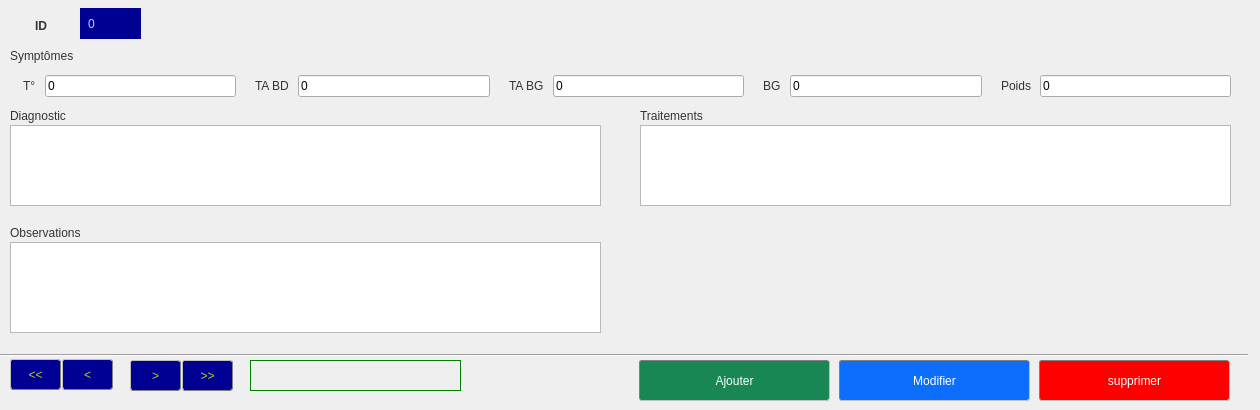
       <widget class="QWidget" name="saisie_diagnostic_tab">
        <attribute name="title">
         <string>Diagnostic</string>
        </attribute>
        <widget class="QLabel" name="symptom_lbl">
         <property name="geometry">
          <rect>
           <x>10</x>
           <y>45</y>
           <width>161</width>
           <height>21</height>
          </rect>
         </property>
         <property name="styleSheet">
          <string notr="true">font: 12pt &quot;Century Gothic&quot;;
color: rgb(51, 51, 51);</string>
         </property>
         <property name="text">
          <string>Symptômes</string>
         </property>
        </widget>
        <widget class="QWidget" name="horizontalLayoutWidget_2">
         <property name="geometry">
          <rect>
           <x>10</x>
           <y>65</y>
           <width>1221</width>
           <height>42</height>
          </rect>
         </property>
         <layout class="QHBoxLayout" name="horizontalLayout_2">
          <item>
           <widget class="QLabel" name="temp_lbl">
            <property name="styleSheet">
             <string notr="true">font: 12pt &quot;Century Gothic&quot;;
color: rgb(51, 51, 51);
padding-left: 10px;</string>
            </property>
            <property name="text">
             <string>T°</string>
            </property>
           </widget>
          </item>
          <item>
           <widget class="QLineEdit" name="temp_ledit">
            <property name="styleSheet">
             <string notr="true"/>
            </property>
            <property name="inputMask">
             <string/>
            </property>
            <property name="text">
             <string>0</string>
            </property>
           </widget>
          </item>
          <item>
           <widget class="QLabel" name="tabd_lbl">
            <property name="styleSheet">
             <string notr="true">font: 12pt &quot;Century Gothic&quot;;
color: rgb(51, 51, 51);
padding-left: 10px;</string>
            </property>
            <property name="text">
             <string>TA BD</string>
            </property>
           </widget>
          </item>
          <item>
           <widget class="QLineEdit" name="tabd_ledit">
            <property name="styleSheet">
             <string notr="true"/>
            </property>
            <property name="inputMask">
             <string/>
            </property>
            <property name="text">
             <string>0</string>
            </property>
           </widget>
          </item>
          <item>
           <widget class="QLabel" name="tabg_lbl">
            <property name="styleSheet">
             <string notr="true">font: 12pt &quot;Century Gothic&quot;;
color: rgb(51, 51, 51);
padding-left: 10px;</string>
            </property>
            <property name="text">
             <string>TA BG</string>
            </property>
           </widget>
          </item>
          <item>
           <widget class="QLineEdit" name="tabg_ledit">
            <property name="styleSheet">
             <string notr="true"/>
            </property>
            <property name="inputMask">
             <string/>
            </property>
            <property name="text">
             <string>0</string>
            </property>
           </widget>
          </item>
          <item>
           <widget class="QLabel" name="bg_lbl">
            <property name="styleSheet">
             <string notr="true">font: 12pt &quot;Century Gothic&quot;;
color: rgb(51, 51, 51);
padding-left: 10px;</string>
            </property>
            <property name="text">
             <string>BG</string>
            </property>
           </widget>
          </item>
          <item>
           <widget class="QLineEdit" name="bg_ledit">
            <property name="styleSheet">
             <string notr="true"/>
            </property>
            <property name="inputMask">
             <string/>
            </property>
            <property name="text">
             <string>0</string>
            </property>
           </widget>
          </item>
          <item>
           <widget class="QLabel" name="weight_lbl">
            <property name="styleSheet">
             <string notr="true">font: 12pt &quot;Century Gothic&quot;;
color: rgb(51, 51, 51);
padding-left: 10px;</string>
            </property>
            <property name="text">
             <string>Poids</string>
            </property>
           </widget>
          </item>
          <item>
           <widget class="QLineEdit" name="weight_ledit">
            <property name="styleSheet">
             <string notr="true"/>
            </property>
            <property name="inputMask">
             <string/>
            </property>
            <property name="text">
             <string>0</string>
            </property>
           </widget>
          </item>
         </layout>
        </widget>
        <widget class="QLabel" name="diagnostic_lbl">
         <property name="geometry">
          <rect>
           <x>10</x>
           <y>105</y>
           <width>161</width>
           <height>21</height>
          </rect>
         </property>
         <property name="styleSheet">
          <string notr="true">font: 12pt &quot;Century Gothic&quot;;
color: rgb(51, 51, 51);</string>
         </property>
         <property name="text">
          <string>Diagnostic</string>
         </property>
        </widget>
        <widget class="QTextEdit" name="diagnostic_textEdit">
         <property name="geometry">
          <rect>
           <x>10</x>
           <y>125</y>
           <width>591</width>
           <height>81</height>
          </rect>
         </property>
        </widget>
        <widget class="QLabel" name="treatments_lbl">
         <property name="geometry">
          <rect>
           <x>640</x>
           <y>105</y>
           <width>161</width>
           <height>21</height>
          </rect>
         </property>
         <property name="styleSheet">
          <string notr="true">font: 12pt &quot;Century Gothic&quot;;
color: rgb(51, 51, 51);</string>
         </property>
         <property name="text">
          <string>Traitements</string>
         </property>
        </widget>
        <widget class="QTextEdit" name="observations_textEdit">
         <property name="geometry">
          <rect>
           <x>10</x>
           <y>242</y>
           <width>591</width>
           <height>91</height>
          </rect>
         </property>
        </widget>
        <widget class="QLabel" name="observeations_lbl">
         <property name="geometry">
          <rect>
           <x>10</x>
           <y>222</y>
           <width>161</width>
           <height>21</height>
          </rect>
         </property>
         <property name="styleSheet">
          <string notr="true">font: 12pt &quot;Century Gothic&quot;;
color: rgb(51, 51, 51);</string>
         </property>
         <property name="text">
          <string>Observations</string>
         </property>
        </widget>
        <widget class="QLabel" name="id_2">
         <property name="geometry">
          <rect>
           <x>80</x>
           <y>8</y>
           <width>61</width>
           <height>31</height>
          </rect>
         </property>
         <property name="styleSheet">
          <string notr="true">background-color: rgb(0, 1, 146);
color: rgb(186, 209, 248);
font: 75 16pt &quot;Century Gothic&quot;;
padding-left:5px;</string>
         </property>
         <property name="text">
          <string>0</string>
         </property>
        </widget>
        <widget class="QLabel" name="id_lbl_2">
         <property name="geometry">
          <rect>
           <x>22</x>
           <y>10</y>
           <width>51</width>
           <height>31</height>
          </rect>
         </property>
         <property name="styleSheet">
          <string notr="true">font: 12pt &quot;Century Gothic&quot;;
font-weight: bold;
color: rgb(51, 51, 51);
padding-left: 10px;</string>
         </property>
         <property name="text">
          <string>ID</string>
         </property>
        </widget>
        <widget class="QPushButton" name="previous_btn_2">
         <property name="geometry">
          <rect>
           <x>62</x>
           <y>359</y>
           <width>51</width>
           <height>31</height>
          </rect>
         </property>
         <property name="styleSheet">
          <string notr="true">QPushButton{
	background-color: rgb(0, 1, 146);
	border-radius: 3px;
	color: rgb(186, 209, 24);
	border: 1px outset gray;
	font: 12pt &quot;Century Gothic&quot;;
}

QPushButton:hover{
	color: orange;
	border-radius: 3px;
	border: 1px outset gray;
	font: 12pt &quot;Century Gothic&quot;;
}
</string>
         </property>
         <property name="text">
          <string>&lt;</string>
         </property>
        </widget>
        <widget class="QPushButton" name="first_btn_2">
         <property name="geometry">
          <rect>
           <x>10</x>
           <y>359</y>
           <width>51</width>
           <height>31</height>
          </rect>
         </property>
         <property name="styleSheet">
          <string notr="true">QPushButton{
	background-color: rgb(0, 1, 146);
	border-radius: 3px;
	color: rgb(186, 209, 24);
	border: 1px outset gray;
	font: 12pt &quot;Century Gothic&quot;;
}

QPushButton:hover{
	color: orange;
	border-radius: 3px;
	border: 1px outset gray;
	font: 12pt &quot;Century Gothic&quot;;
}
</string>
         </property>
         <property name="text">
          <string>&lt;&lt;</string>
         </property>
        </widget>
        <widget class="QPushButton" name="last_btn_2">
         <property name="geometry">
          <rect>
           <x>182</x>
           <y>360</y>
           <width>51</width>
           <height>31</height>
          </rect>
         </property>
         <property name="styleSheet">
          <string notr="true">QPushButton{
	background-color: rgb(0, 1, 146);
	border-radius: 3px;
	color: rgb(186, 209, 24);
	border: 1px outset gray;
	font: 12pt &quot;Century Gothic&quot;;
}

QPushButton:hover{
	color: orange;
	border-radius: 3px;
	border: 1px outset gray;
	font: 12pt &quot;Century Gothic&quot;;
}
</string>
         </property>
         <property name="text">
          <string>&gt;&gt;</string>
         </property>
        </widget>
        <widget class="QPushButton" name="next_btn_2">
         <property name="geometry">
          <rect>
           <x>130</x>
           <y>360</y>
           <width>51</width>
           <height>31</height>
          </rect>
         </property>
         <property name="styleSheet">
          <string notr="true">QPushButton{
	background-color: rgb(0, 1, 146);
	border-radius: 3px;
	color: rgb(186, 209, 24);
	border: 1px outset gray;
	font: 12pt &quot;Century Gothic&quot;;
}

QPushButton:hover{
	color: orange;
	border-radius: 3px;
	border: 1px outset gray;
	font: 12pt &quot;Century Gothic&quot;;
}
</string>
         </property>
         <property name="text">
          <string>&gt;</string>
         </property>
        </widget>
        <widget class="Line" name="line_2">
         <property name="geometry">
          <rect>
           <x>-3</x>
           <y>345</y>
           <width>1251</width>
           <height>20</height>
          </rect>
         </property>
         <property name="orientation">
          <enum>Qt::Horizontal</enum>
         </property>
        </widget>
        <widget class="QPushButton" name="add_btn_2">
         <property name="geometry">
          <rect>
           <x>639</x>
           <y>360</y>
           <width>191</width>
           <height>41</height>
          </rect>
         </property>
         <property name="styleSheet">
          <string notr="true">QPushButton{
	background-color:  rgb(25,135,84);
	border-radius: 3px;
	color: white;
	border: 1px inset gray;
	font: 16pt &quot;Century Gothic&quot;;
}

QPushButton:hover{
	background-color: rgb(13,202,240);
	border-radius: 3px;
	border: 1px inset gray;
	color: black;
	font: 16pt &quot;Century Gothic&quot;;
}</string>
         </property>
         <property name="text">
          <string>Ajouter</string>
         </property>
        </widget>
        <widget class="QPushButton" name="edit_btn_2">
         <property name="geometry">
          <rect>
           <x>839</x>
           <y>360</y>
           <width>191</width>
           <height>41</height>
          </rect>
         </property>
         <property name="styleSheet">
          <string notr="true">QPushButton{
	background-color: rgb(13,110,253);
	border-radius: 3px;
	color: white;
	border: 1px inset gray;
	font: 16pt &quot;Century Gothic&quot;;
}

QPushButton:hover{
	background-color: rgb(13,202,240);
	border-radius: 3px;
	border: 1px inset gray;
	color: black;
	font: 16pt &quot;Century Gothic&quot;;
}</string>
         </property>
         <property name="text">
          <string>Modifier</string>
         </property>
        </widget>
        <widget class="QPushButton" name="del_btn_2">
         <property name="geometry">
          <rect>
           <x>1039</x>
           <y>360</y>
           <width>191</width>
           <height>41</height>
          </rect>
         </property>
         <property name="styleSheet">
          <string notr="true">QPushButton{
	background-color:  red;
	border-radius: 3px;
	color: white;
	border: 1px inset gray;
	font: 16pt &quot;Century Gothic&quot;;
}

QPushButton:hover{
	background-color: orange;
	border-radius: 3px;
	border: 1px inset gray;
	color: black;
	font: 16pt &quot;Century Gothic&quot;;
}</string>
         </property>
         <property name="text">
          <string>supprimer</string>
         </property>
        </widget>
        <widget class="QTextEdit" name="treatments_textEdit">
         <property name="geometry">
          <rect>
           <x>640</x>
           <y>125</y>
           <width>591</width>
           <height>81</height>
          </rect>
         </property>
        </widget>
        <widget class="QLabel" name="id_content_lbl_2">
         <property name="geometry">
          <rect>
           <x>250</x>
           <y>360</y>
           <width>211</width>
           <height>31</height>
          </rect>
         </property>
         <property name="styleSheet">
          <string notr="true">border: 1px solid green;</string>
         </property>
         <property name="text">
          <string/>
         </property>
        </widget>
       </widget>
